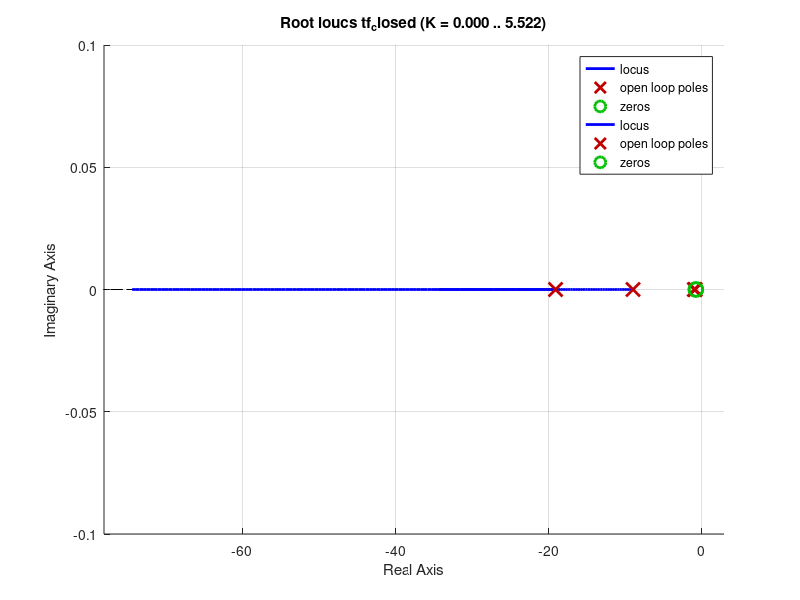
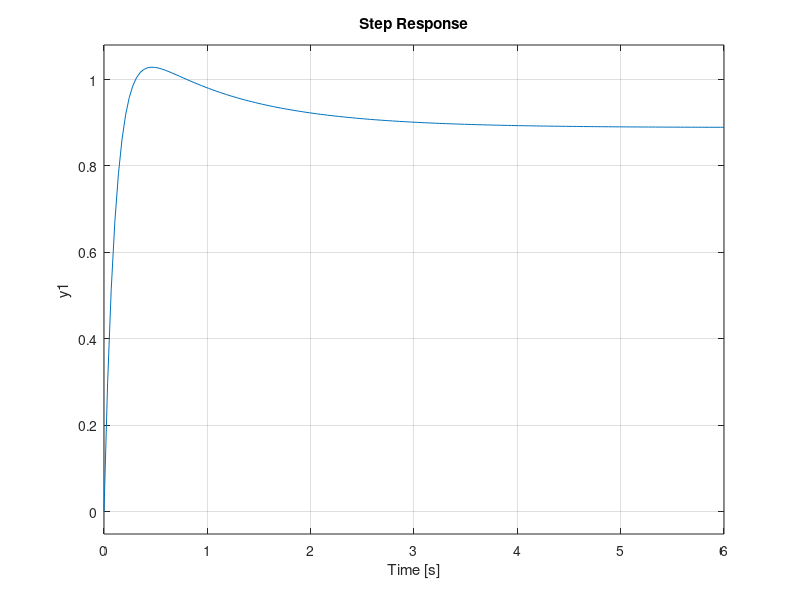
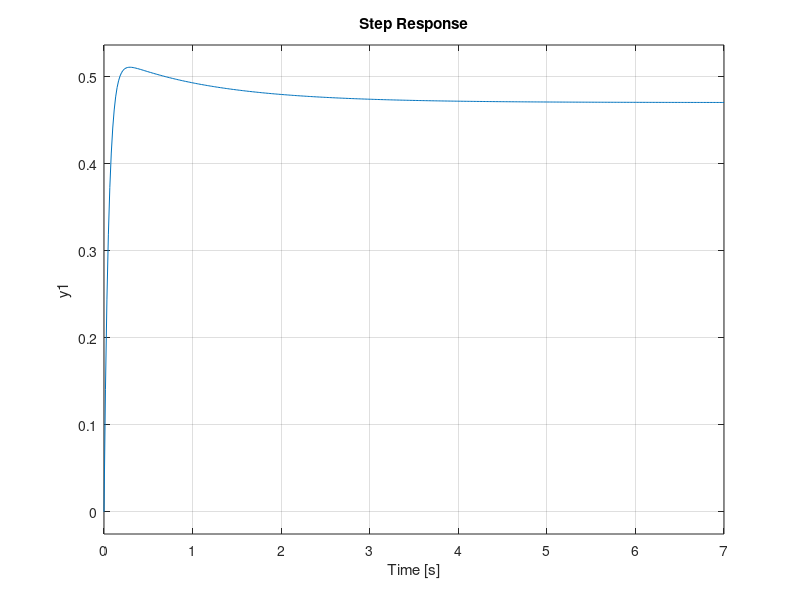

Reproduce these figures in MATLAB, in order.
% pkg load control
close all; clear; clc;
s = tf('s');
c = 0.1;

Gc = s+0.8;
Gp = 10/((s+1)*(s+9));

tf_open = Gc*Gp;

tf_closed = feedback(tf_open,1,-1);

figure();
hold on;

rlocus(tf_open);
rlocus(tf_closed);
hold off;

figure();
step(tf_open);
figure();
step(tf_closed);

